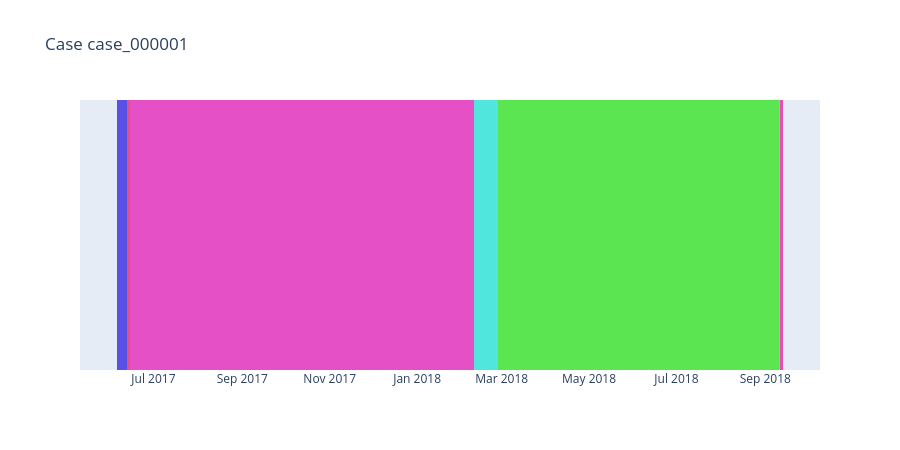
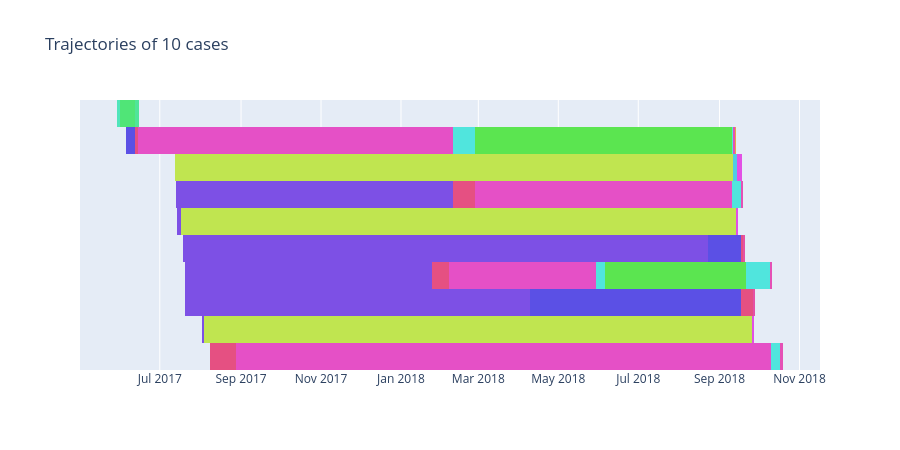

Source (notebook cell) for these figures, in order:
### Code cell
case_trajectory = timed("case trajectory", "kairo", lambda: kairo.get_dbscan_case_trajectory(features_and_clusters, case_id=CASE_ID))
case_trajectory_plot = kairo.plot_dbscan_case_trajectory(case_trajectory, color_mapping, case_id=CASE_ID)
case_trajectory_plot.show()

case_trajectories = timed("trajectories", "kairo", lambda: kairo.get_dbscan_trajectories(features_and_clusters, max_cases=MAX_CASES))
case_trajectories_plot = kairo.plot_dbscan_trajectories(case_trajectories, color_mapping)
case_trajectories_plot.show()

### Figure 1 — Plotly figure (JSON) as saved in the notebook; plotly's stock layout.template omitted (floating-point values rounded to 4 significant figures)
{"data": [{"base": ["2017-06-05T13:34:59.000000"], "customdata": [[1]], "hovertemplate": "state=0<br>start=%{base}<br>end=%{x}<br>case=%{y}<br>events=%{customdata[0]}<extra></extra>", "legendgroup": "0", "marker": {"color": "#7d50e5", "line": {"width": 0}, "pattern": {"shape": ""}}, "name": "0", "orientation": "h", "showlegend": true, "textposition": "auto", "type": "bar", "x": [2749000], "xaxis": "x", "y": ["case_000001"], "yaxis": "y"}, {"base": ["2017-06-05T14:20:48.000000"], "customdata": [[1]], "hovertemplate": "state=7<br>start=%{base}<br>end=%{x}<br>case=%{y}<br>events=%{customdata[0]}<extra></extra>", "legendgroup": "7", "marker": {"color": "#5b50e5", "line": {"width": 0}, "pattern": {"shape": ""}}, "name": "7", "orientation": "h", "showlegend": true, "textposition": "auto", "type": "bar", "x": [583634000], "xaxis": "x", "y": ["case_000001"], "yaxis": "y"}, {"base": ["2017-06-12T08:28:02.000000"], "customdata": [[1]], "hovertemplate": "state=17<br>start=%{base}<br>end=%{x}<br>case=%{y}<br>events=%{customdata[0]}<extra></extra>", "legendgroup": "17", "marker": {"color": "#e55082", "line": {"width": 0}, "pattern": {"shape": ""}}, "name": "17", "orientation": "h", "showlegend": true, "textposition": "auto", "type": "bar", "x": [178992000], "xaxis": "x", "y": ["case_000001"], "yaxis": "y"}, {"base": ["2017-06-14T10:11:14.000000"], "customdata": [[1]], "hovertemplate": "state=23<br>start=%{base}<br>end=%{x}<br>case=%{y}<br>events=%{customdata[0]}<extra></extra>", "legendgroup": "23", "marker": {"color": "#e550c6", "line": {"width": 0}, "pattern": {"shape": ""}}, "name": "23", "orientation": "h", "showlegend": true, "textposition": "auto", "type": "bar", "x": [20746912000], "xaxis": "x", "y": ["case_000001"], "yaxis": "y"}, {"base": ["2018-02-09T13:13:06.000000", "2018-09-10T10:53:14.000000"], "customdata": [[1], [1]], "hovertemplate": "state=26<br>start=%{base}<br>end=%{x}<br>case=%{y}<br>events=%{customdata[0]}<extra></extra>", "legendgroup": "26", "marker": {"color": "#50e5dd", "line": {"width": 0}, "pattern": {"shape": ""}}, "name": "26", "orientation": "h", "showlegend": true, "textposition": "auto", "type": "bar", "x": [1475519000, 78601000], "xaxis": "x", "y": ["case_000001", "case_000001"], "yaxis": "y"}, {"base": ["2018-02-26T15:05:05.000000", "2018-09-11T08:43:15.000000"], "customdata": [[1], [1]], "hovertemplate": "state=25<br>start=%{base}<br>end=%{x}<br>case=%{y}<br>events=%{customdata[0]}<extra></extra>", "legendgroup": "25", "marker": {"color": "#5be550", "line": {"width": 0}, "pattern": {"shape": ""}}, "name": "25", "orientation": "h", "showlegend": true, "textposition": "auto", "type": "bar", "x": [16919289000, 15000], "xaxis": "x", "y": ["case_000001", "case_000001"], "yaxis": "y"}, {"base": ["2018-09-11T08:43:30.000000"], "customdata": [[1]], "hovertemplate": "state=36<br>start=%{base}<br>end=%{x}<br>case=%{y}<br>events=%{customdata[0]}<extra></extra>", "legendgroup": "36", "marker": {"color": "#e550b5", "line": {"width": 0}, "pattern": {"shape": ""}}, "name": "36", "orientation": "h", "showlegend": true, "textposition": "auto", "type": "bar", "x": [152432000], "xaxis": "x", "y": ["case_000001"], "yaxis": "y"}, {"base": ["2018-09-13T03:04:02.000000"], "customdata": [[1]], "hovertemplate": "state=46<br>start=%{base}<br>end=%{x}<br>case=%{y}<br>events=%{customdata[0]}<extra></extra>", "legendgroup": "46", "marker": {"color": "#e5a450", "line": {"width": 0}, "pattern": {"shape": ""}}, "name": "46", "orientation": "h", "showlegend": true, "textposition": "auto", "type": "bar", "x": [21214000], "xaxis": "x", "y": ["case_000001"], "yaxis": "y"}, {"base": ["2018-09-13T08:57:36.000000"], "customdata": [[1]], "hovertemplate": "state=47<br>start=%{base}<br>end=%{x}<br>case=%{y}<br>events=%{customdata[0]}<extra></extra>", "legendgroup": "47", "marker": {"color": "#8ee550", "line": {"width": 0}, "pattern": {"shape": ""}}, "name": "47", "orientation": "h", "showlegend": true, "textposition": "auto", "type": "bar", "x": [0], "xaxis": "x", "y": ["case_000001"], "yaxis": "y"}, {"base": ["2018-09-13T08:57:36.000000"], "customdata": [[1]], "hovertemplate": "state=50<br>start=%{base}<br>end=%{x}<br>case=%{y}<br>events=%{customdata[0]}<extra></extra>", "legendgroup": "50", "marker": {"color": "#5077e5", "line": {"width": 0}, "pattern": {"shape": ""}}, "name": "50", "orientation": "h", "showlegend": true, "textposition": "auto", "type": "bar", "x": [0], "xaxis": "x", "y": ["case_000001"], "yaxis": "y"}], "layout": {"bargap": 0, "barmode": "overlay", "height": 450, "legend": {"title": {"text": "state"}, "tracegroupgap": 0}, "showlegend": false, "title": {"text": "Case case_000001"}, "xaxis": {"anchor": "y", "domain": [0, 1], "type": "date"}, "yaxis": {"anchor": "x", "categoryarray": ["case_000001"], "categoryorder": "array", "domain": [0, 1], "title": {"text": "case"}, "visible": false}}}

### Figure 2 — Plotly figure (JSON) as saved in the notebook; plotly's stock layout.template omitted (floating-point values rounded to 4 significant figures)
{"data": [{"base": ["2017-05-29T08:49:25.000000", "2017-06-05T13:34:59.000000", "2017-07-12T10:34:30.000000", "2017-07-13T09:05:45.000000", "2017-07-14T09:11:16.000000", "2017-07-18T12:42:35.000000", "2017-07-20T10:56:27.000000", "2017-07-20T12:59:33.000000", "2017-08-02T10:19:10.000000", "2017-08-08T09:48:14.000000"], "customdata": [[1], [1], [1], [1], [1], [1], [1], [1], [1], [1]], "hovertemplate": "state=0<br>start=%{base}<br>end=%{x}<br>case=%{y}<br>events=%{customdata[0]}<extra></extra>", "legendgroup": "0", "marker": {"color": "#7d50e5", "line": {"width": 0}, "pattern": {"shape": ""}}, "name": "0", "orientation": "h", "showlegend": true, "textposition": "auto", "type": "bar", "x": [204000, 2749000, 167000, 18238701000, 257201000, 34639120000, 16258108000, 22721118000, 79924000, 281000], "xaxis": "x", "y": ["case_000000", "case_000001", "case_000004", "case_000005", "case_000006", "case_000007", "case_000009", "case_000010", "case_000013", "case_000017"], "yaxis": "y"}, {"base": ["2017-05-29T08:52:49.000000", "2017-07-12T10:37:17.000000", "2017-07-17T08:37:57.000000", "2017-08-03T08:31:14.000000"], "customdata": [[1], [1], [1], [1]], "hovertemplate": "state=1<br>start=%{base}<br>end=%{x}<br>case=%{y}<br>events=%{customdata[0]}<extra></extra>", "legendgroup": "1", "marker": {"color": "#c0e550", "line": {"width": 0}, "pattern": {"shape": ""}}, "name": "1", "orientation": "h", "showlegend": true, "textposition": "auto", "type": "bar", "x": [590000, 36821436000, 36550420000, 36128306000], "xaxis": "x", "y": ["case_000000", "case_000004", "case_000006", "case_000013"], "yaxis": "y"}, {"base": ["2017-05-29T09:02:39.000000", "2018-09-11T14:47:53.000000", "2018-09-13T09:31:37.000000", "2018-09-25T12:09:40.000000"], "customdata": [[1], [1], [1], [1]], "hovertemplate": "state=5<br>start=%{base}<br>end=%{x}<br>case=%{y}<br>events=%{customdata[0]}<extra></extra>", "legendgroup": "5", "marker": {"color": "#50cce5", "line": {"width": 0}, "pattern": {"shape": ""}}, "name": "5", "orientation": "h", "showlegend": true, "textposition": "auto", "type": "bar", "x": [8454000, 250862000, 10302000, 5654000], "xaxis": "x", "y": ["case_000000", "case_000004", "case_000006", "case_000013"], "yaxis": "y"}, {"base": ["2017-05-29T11:23:33.000000", "2018-09-14T12:28:55.000000", "2018-09-13T12:23:19.000000", "2018-09-25T13:43:54.000000"], "customdata": [[1], [1], [1], [1]], "hovertemplate": "state=11<br>start=%{base}<br>end=%{x}<br>case=%{y}<br>events=%{customdata[0]}<extra></extra>", "legendgroup": "11", "marker": {"color": "#50e5bb", "line": {"width": 0}, "pattern": {"shape": ""}}, "name": "11", "orientation": "h", "showlegend": true, "textposition": "auto", "type": "bar", "x": [165755000, 191000, 37000, 209000], "xaxis": "x", "y": ["case_000000", "case_000004", "case_000006", "case_000013"], "yaxis": "y"}, {"base": ["2017-05-31T09:26:08.000000"], "customdata": [[1]], "hovertemplate": "state=14<br>start=%{base}<br>end=%{x}<br>case=%{y}<br>events=%{customdata[0]}<extra></extra>", "legendgroup": "14", "marker": {"color": "#50e577", "line": {"width": 0}, "pattern": {"shape": ""}}, "name": "14", "orientation": "h", "showlegend": true, "textposition": "auto", "type": "bar", "x": [1034333000], "xaxis": "x", "y": ["case_000000"], "yaxis": "y"}, {"base": ["2017-06-12T08:45:01.000000"], "customdata": [[1]], "hovertemplate": "state=13<br>start=%{base}<br>end=%{x}<br>case=%{y}<br>events=%{customdata[0]}<extra></extra>", "legendgroup": "13", "marker": {"color": "#e57250", "line": {"width": 0}, "pattern": {"shape": ""}}, "name": "13", "orientation": "h", "showlegend": true, "textposition": "auto", "type": "bar", "x": [125000], "xaxis": "x", "y": ["case_000000"], "yaxis": "y"}, {"base": ["2017-06-12T08:47:06.000000"], "customdata": [[1]], "hovertemplate": "state=20<br>start=%{base}<br>end=%{x}<br>case=%{y}<br>events=%{customdata[0]}<extra></extra>", "legendgroup": "20", "marker": {"color": "#50e599", "line": {"width": 0}, "pattern": {"shape": ""}}, "name": "20", "orientation": "h", "showlegend": true, "textposition": "auto", "type": "bar", "x": [238636000], "xaxis": "x", "y": ["case_000000"], "yaxis": "y"}, {"base": ["2017-06-15T03:04:22.000000"], "customdata": [[1]], "hovertemplate": "state=35<br>start=%{base}<br>end=%{x}<br>case=%{y}<br>events=%{customdata[0]}<extra></extra>", "legendgroup": "35", "marker": {"color": "#50e5cc", "line": {"width": 0}, "pattern": {"shape": ""}}, "name": "35", "orientation": "h", "showlegend": true, "textposition": "auto", "type": "bar", "x": [0], "xaxis": "x", "y": ["case_000000"], "yaxis": "y"}, {"base": ["2017-06-15T03:04:22.000000"], "customdata": [[1]], "hovertemplate": "state=41<br>start=%{base}<br>end=%{x}<br>case=%{y}<br>events=%{customdata[0]}<extra></extra>", "legendgroup": "41", "marker": {"color": "#9fe550", "line": {"width": 0}, "pattern": {"shape": ""}}, "name": "41", "orientation": "h", "showlegend": true, "textposition": "auto", "type": "bar", "x": [0], "xaxis": "x", "y": ["case_000000"], "yaxis": "y"}, {"base": ["2017-06-05T14:20:48.000000", "2018-02-09T11:24:06.000000", "2018-08-23T10:41:15.000000", "2018-01-24T15:04:55.000000", "2018-04-09T12:24:51.000000", "2017-08-08T09:52:55.000000"], "customdata": [[1], [1], [1], [1], [1], [1]], "hovertemplate": "state=7<br>start=%{base}<br>end=%{x}<br>case=%{y}<br>events=%{customdata[0]}<extra></extra>", "legendgroup": "7", "marker": {"color": "#5b50e5", "line": {"width": 0}, "pattern": {"shape": ""}}, "name": "7", "orientation": "h", "showlegend": true, "textposition": "auto", "type": "bar", "x": [583634000, 238000, 2161937000, 153000, 13906213000, 4361000], "xaxis": "x", "y": ["case_000001", "case_000005", "case_000007", "case_000009", "case_000010", "case_000017"], "yaxis": "y"}, {"base": ["2017-06-12T08:28:02.000000", "2018-02-09T11:28:04.000000", "2018-09-17T11:13:32.000000", "2018-01-24T15:07:28.000000", "2018-09-17T11:15:04.000000", "2017-08-08T11:05:36.000000"], "customdata": [[1], [1], [1], [1], [1], [1]], "hovertemplate": "state=17<br>start=%{base}<br>end=%{x}<br>case=%{y}<br>events=%{customdata[0]}<extra></extra>", "legendgroup": "17", "marker": {"color": "#e55082", "line": {"width": 0}, "pattern": {"shape": ""}}, "name": "17", "orientation": "h", "showlegend": true, "textposition": "auto", "type": "bar", "x": [178992000, 1474503000, 102616000, 1110011000, 794314000, 1721274000], "xaxis": "x", "y": ["case_000001", "case_000005", "case_000007", "case_000009", "case_000010", "case_000017"], "yaxis": "y"}, {"base": ["2017-06-14T10:11:14.000000", "2018-02-26T13:03:07.000000", "2018-09-18T15:43:48.000000", "2018-02-06T11:27:39.000000", "2018-09-26T15:53:38.000000", "2017-08-28T09:13:30.000000"], "customdata": [[1], [1], [1], [1], [1], [1]], "hovertemplate": "state=23<br>start=%{base}<br>end=%{x}<br>case=%{y}<br>events=%{customdata[0]}<extra></extra>", "legendgroup": "23", "marker": {"color": "#e550c6", "line": {"width": 0}, "pattern": {"shape": ""}}, "name": "23", "orientation": "h", "showlegend": true, "textposition": "auto", "type": "bar", "x": [20746912000, 16936344000, 206000, 9675456000, 116000, 35264982000], "xaxis": "x", "y": ["case_000001", "case_000005", "case_000007", "case_000009", "case_000010", "case_000017"], "yaxis": "y"}, {"base": ["2018-02-09T13:13:06.000000", "2018-09-10T10:53:14.000000", "2018-09-10T13:35:31.000000", "2018-05-29T11:05:15.000000", "2018-05-30T12:27:51.000000", "2018-09-21T12:28:20.000000", "2018-10-02T17:59:09.000000", "2018-10-10T13:03:12.000000"], "customdata": [[1], [1], [1], [1], [1], [1], [1], [1]], "hovertemplate": "state=26<br>start=%{base}<br>end=%{x}<br>case=%{y}<br>events=%{customdata[0]}<extra></extra>", "legendgroup": "26", "marker": {"color": "#50e5dd", "line": {"width": 0}, "pattern": {"shape": ""}}, "name": "26", "orientation": "h", "showlegend": true, "textposition": "auto", "type": "bar", "x": [1475519000, 78601000, 600356000, 90379000, 532240000, 946931000, 576048000, 597936000], "xaxis": "x", "y": ["case_000001", "case_000001", "case_000005", "case_000009", "case_000009", "case_000009", "case_000009", "case_000017"], "yaxis": "y"}, {"base": ["2018-02-26T15:05:05.000000", "2018-09-11T08:43:15.000000", "2018-09-17T12:21:27.000000", "2018-05-30T12:11:34.000000", "2018-06-05T16:18:31.000000", "2018-10-02T11:30:31.000000", "2018-10-09T09:59:57.000000", "2018-10-17T11:08:48.000000"], "customdata": [[1], [1], [1], [1], [1], [1], [1], [1]], "hovertemplate": "state=25<br>start=%{base}<br>end=%{x}<br>case=%{y}<br>events=%{customdata[0]}<extra></extra>", "legendgroup": "25", "marker": {"color": "#5be550", "line": {"width": 0}, "pattern": {"shape": ""}}, "name": "25", "orientation": "h", "showlegend": true, "textposition": "auto", "type": "bar", "x": [16919289000, 15000, 96000, 977000, 9317389000, 23318000, 137000, 145000], "xaxis": "x", "y": ["case_000001", "case_000001", "case_000005", "case_000009", "case_000009", "case_000009", "case_000009", "case_000017"], "yaxis": "y"}, {"base": ["2018-09-11T08:43:30.000000", "2018-09-17T12:23:03.000000", "2018-10-09T10:02:14.000000", "2018-10-17T11:11:13.000000"], "customdata": [[1], [1], [1], [1]], "hovertemplate": "state=36<br>start=%{base}<br>end=%{x}<br>case=%{y}<br>events=%{customdata[0]}<extra></extra>", "legendgroup": "36", "marker": {"color": "#e550b5", "line": {"width": 0}, "pattern": {"shape": ""}}, "name": "36", "orientation": "h", "showlegend": true, "textposition": "auto", "type": "bar", "x": [152432000, 139223000, 147864000, 167406000], "xaxis": "x", "y": ["case_000001", "case_000005", "case_000009", "case_000017"], "yaxis": "y"}, {"base": ["2018-09-13T03:04:02.000000", "2018-09-19T03:03:26.000000", "2018-10-11T03:06:38.000000", "2018-10-19T09:41:19.000000"], "customdata": [[1], [1], [1], [1]], "hovertemplate": "state=46<br>start=%{base}<br>end=%{x}<br>case=%{y}<br>events=%{customdata[0]}<extra></extra>", "legendgroup": "46", "marker": {"color": "#e5a450", "line": {"width": 0}, "pattern": {"shape": ""}}, "name": "46", "orientation": "h", "showlegend": true, "textposition": "auto", "type": "bar", "x": [21214000, 0, 20504000, 556000], "xaxis": "x", "y": ["case_000001", "case_000005", "case_000009", "case_000017"], "yaxis": "y"}, {"base": ["2018-09-13T08:57:36.000000", "2018-10-11T08:48:22.000000", "2018-10-19T09:50:35.000000"], "customdata": [[1], [1], [1]], "hovertemplate": "state=47<br>start=%{base}<br>end=%{x}<br>case=%{y}<br>events=%{customdata[0]}<extra></extra>", "legendgroup": "47", "marker": {"color": "#8ee550", "line": {"width": 0}, "pattern": {"shape": ""}}, "name": "47", "orientation": "h", "showlegend": true, "textposition": "auto", "type": "bar", "x": [0, 0, 0], "xaxis": "x", "y": ["case_000001", "case_000009", "case_000017"], "yaxis": "y"}, {"base": ["2018-09-13T08:57:36.000000", "2018-10-11T08:48:22.000000", "2018-10-19T09:50:35.000000"], "customdata": [[1], [1], [1]], "hovertemplate": "state=50<br>start=%{base}<br>end=%{x}<br>case=%{y}<br>events=%{customdata[0]}<extra></extra>", "legendgroup": "50", "marker": {"color": "#5077e5", "line": {"width": 0}, "pattern": {"shape": ""}}, "name": "50", "orientation": "h", "showlegend": true, "textposition": "auto", "type": "bar", "x": [0, 0, 0], "xaxis": "x", "y": ["case_000001", "case_000009", "case_000017"], "yaxis": "y"}, {"base": ["2018-09-14T12:32:06.000000", "2018-09-13T12:23:56.000000", "2018-09-25T13:47:23.000000"], "customdata": [[1], [1], [1]], "hovertemplate": "state=18<br>start=%{base}<br>end=%{x}<br>case=%{y}<br>events=%{customdata[0]}<extra></extra>", "legendgroup": "18", "marker": {"color": "#e250e5", "line": {"width": 0}, "pattern": {"shape": ""}}, "name": "18", "orientation": "h", "showlegend": true, "textposition": "auto", "type": "bar", "x": [311470000, 139221000, 134187000], "xaxis": "x", "y": ["case_000004", "case_000006", "case_000013"], "yaxis": "y"}, {"base": ["2018-09-18T03:03:16.000000", "2018-09-15T03:04:17.000000", "2018-09-27T03:03:50.000000"], "customdata": [[1], [1], [1]], "hovertemplate": "state=33<br>start=%{base}<br>end=%{x}<br>case=%{y}<br>events=%{customdata[0]}<extra></extra>", "legendgroup": "33", "marker": {"color": "#e55072", "line": {"width": 0}, "pattern": {"shape": ""}}, "name": "33", "orientation": "h", "showlegend": true, "textposition": "auto", "type": "bar", "x": [0, 0, 0], "xaxis": "x", "y": ["case_000004", "case_000006", "case_000013"], "yaxis": "y"}, {"base": ["2018-09-18T03:03:16.000000", "2018-09-15T03:04:17.000000", "2018-09-27T03:03:50.000000"], "customdata": [[1], [1], [1]], "hovertemplate": "state=40<br>start=%{base}<br>end=%{x}<br>case=%{y}<br>events=%{customdata[0]}<extra></extra>", "legendgroup": "40", "marker": {"color": "#9f50e5", "line": {"width": 0}, "pattern": {"shape": ""}}, "name": "40", "orientation": "h", "showlegend": true, "textposition": "auto", "type": "bar", "x": [0, 0, 0], "xaxis": "x", "y": ["case_000004", "case_000006", "case_000013"], "yaxis": "y"}, {"base": ["2018-09-19T03:03:26.000000"], "customdata": [[1]], "hovertemplate": "state=52<br>start=%{base}<br>end=%{x}<br>case=%{y}<br>events=%{customdata[0]}<extra></extra>", "legendgroup": "52", "marker": {"color": "#5099e5", "line": {"width": 0}, "pattern": {"shape": ""}}, "name": "52", "orientation": "h", "showlegend": true, "textposition": "auto", "type": "bar", "x": [0], "xaxis": "x", "y": ["case_000005"], "yaxis": "y"}, {"base": ["2018-09-18T15:47:14.000000", "2018-09-26T15:55:34.000000"], "customdata": [[1], [1]], "hovertemplate": "state=31<br>start=%{base}<br>end=%{x}<br>case=%{y}<br>events=%{customdata[0]}<extra></extra>", "legendgroup": "31", "marker": {"color": "#e550a4", "line": {"width": 0}, "pattern": {"shape": ""}}, "name": "31", "orientation": "h", "showlegend": true, "textposition": "auto", "type": "bar", "x": [126982000, 126508000], "xaxis": "x", "y": ["case_000007", "case_000010"], "yaxis": "y"}, {"base": ["2018-09-20T03:03:36.000000", "2018-09-28T03:04:02.000000"], "customdata": [[1], [1]], "hovertemplate": "state=44<br>start=%{base}<br>end=%{x}<br>case=%{y}<br>events=%{customdata[0]}<extra></extra>", "legendgroup": "44", "marker": {"color": "#8e50e5", "line": {"width": 0}, "pattern": {"shape": ""}}, "name": "44", "orientation": "h", "showlegend": true, "textposition": "auto", "type": "bar", "x": [0, 20511000], "xaxis": "x", "y": ["case_000007", "case_000010"], "yaxis": "y"}, {"base": ["2018-09-20T03:03:36.000000"], "customdata": [[1]], "hovertemplate": "state=51<br>start=%{base}<br>end=%{x}<br>case=%{y}<br>events=%{customdata[0]}<extra></extra>", "legendgroup": "51", "marker": {"color": "#7de550", "line": {"width": 0}, "pattern": {"shape": ""}}, "name": "51", "orientation": "h", "showlegend": true, "textposition": "auto", "type": "bar", "x": [0], "xaxis": "x", "y": ["case_000007"], "yaxis": "y"}, {"base": ["2018-09-28T08:45:53.000000"], "customdata": [[1]], "hovertemplate": "state=45<br>start=%{base}<br>end=%{x}<br>case=%{y}<br>events=%{customdata[0]}<extra></extra>", "legendgroup": "45", "marker": {"color": "#e55061", "line": {"width": 0}, "pattern": {"shape": ""}}, "name": "45", "orientation": "h", "showlegend": true, "textposition": "auto", "type": "bar", "x": [0], "xaxis": "x", "y": ["case_000010"], "yaxis": "y"}, {"base": ["2018-09-28T08:45:53.000000"], "customdata": [[1]], "hovertemplate": "state=49<br>start=%{base}<br>end=%{x}<br>case=%{y}<br>events=%{customdata[0]}<extra></extra>", "legendgroup": "49", "marker": {"color": "#b050e5", "line": {"width": 0}, "pattern": {"shape": ""}}, "name": "49", "orientation": "h", "showlegend": true, "textposition": "auto", "type": "bar", "x": [0], "xaxis": "x", "y": ["case_000010"], "yaxis": "y"}], "layout": {"bargap": 0, "barmode": "overlay", "height": 450, "legend": {"title": {"text": "state"}, "tracegroupgap": 0}, "showlegend": false, "title": {"text": "Trajectories of 10 cases"}, "xaxis": {"anchor": "y", "domain": [0, 1], "type": "date"}, "yaxis": {"anchor": "x", "categoryarray": ["case_000017", "case_000013", "case_000010", "case_000009", "case_000007", "case_000006", "case_000005", "case_000004", "case_000001", "case_000000"], "categoryorder": "array", "domain": [0, 1], "title": {"text": "case"}, "visible": false}}}
